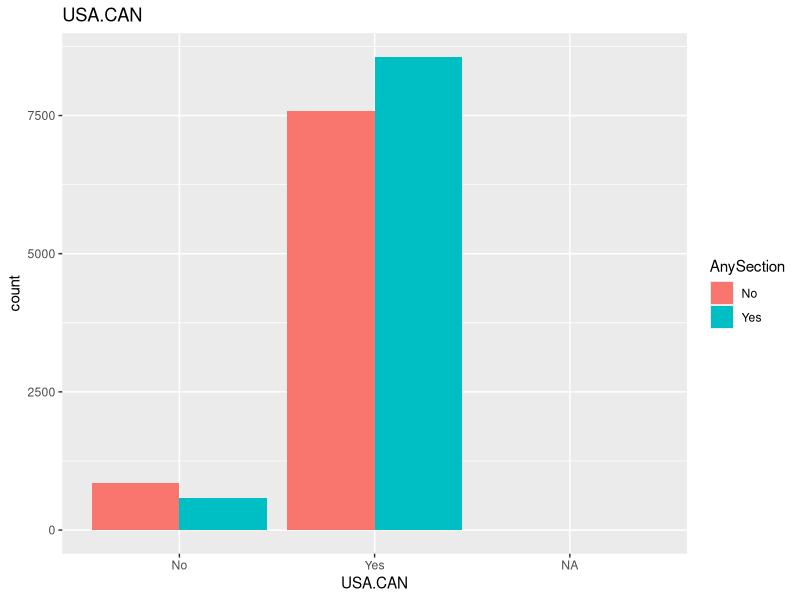
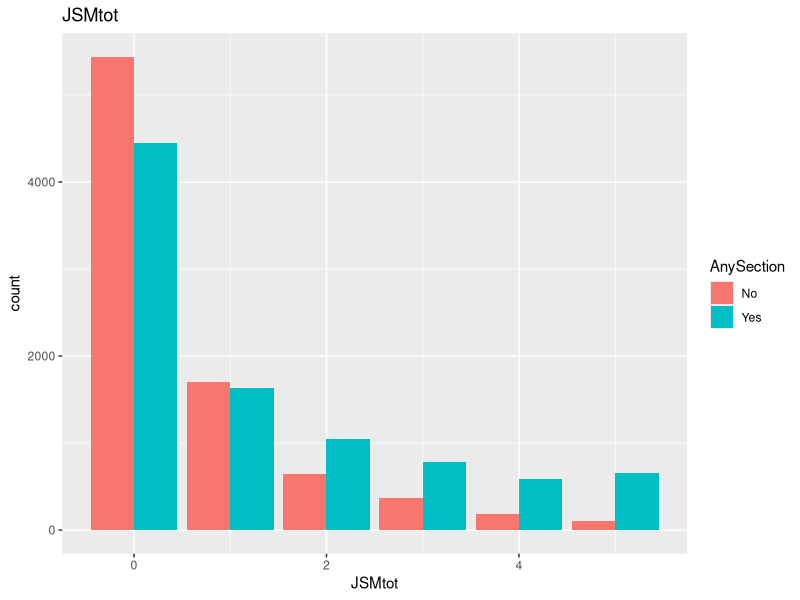
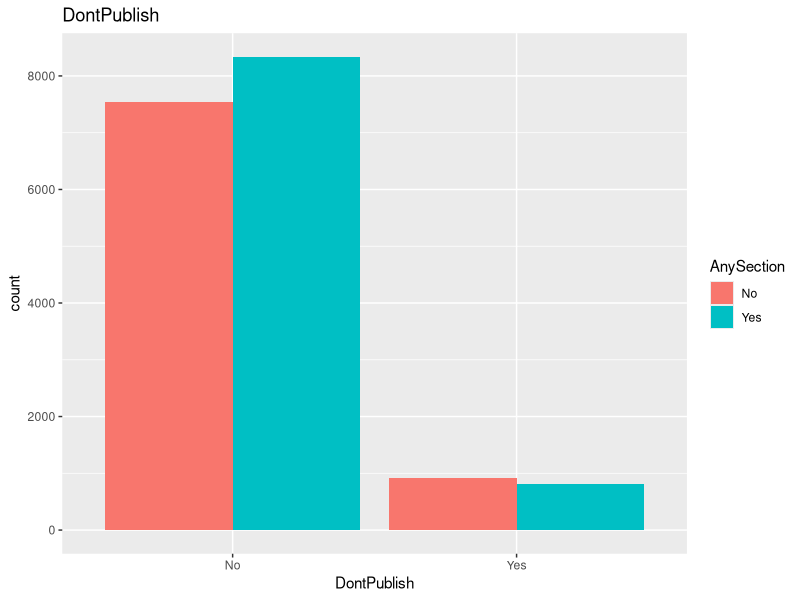
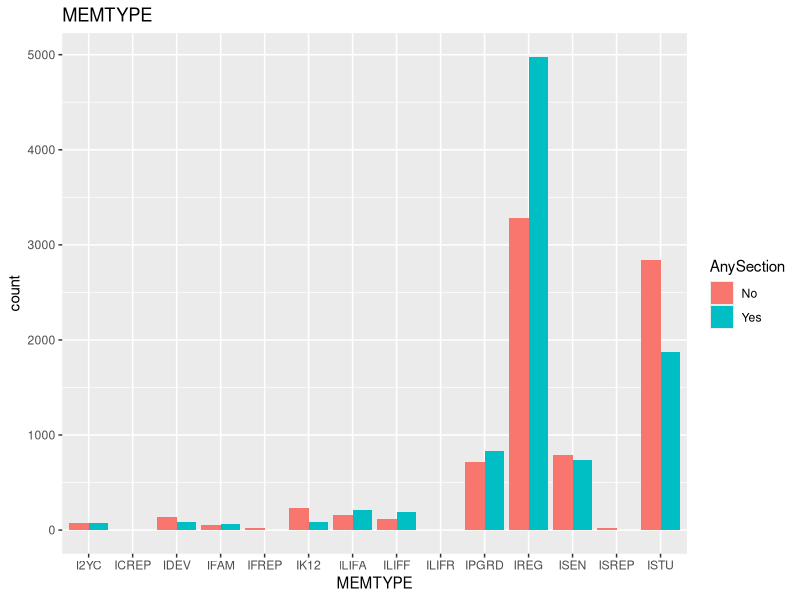
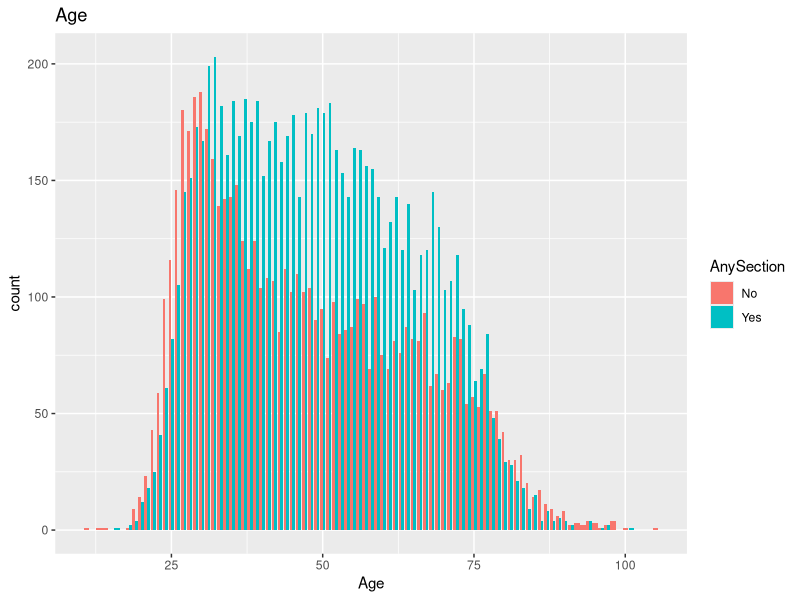
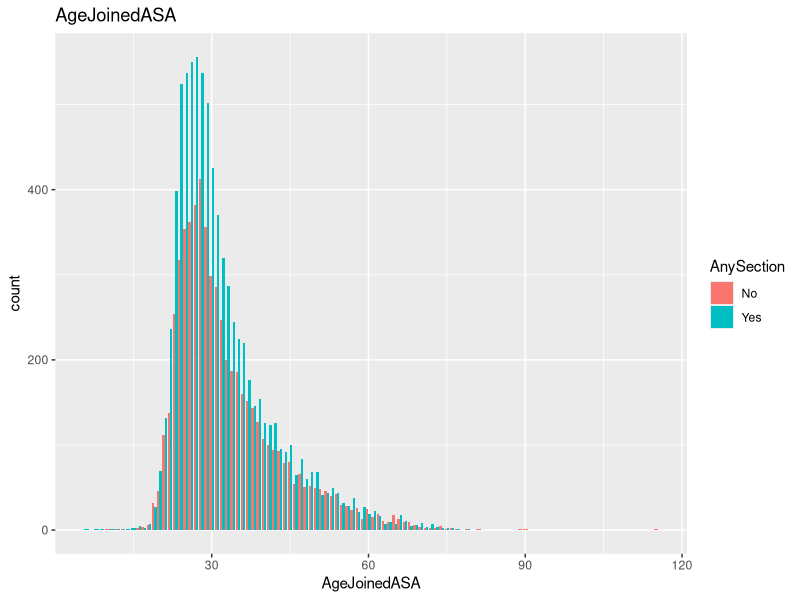
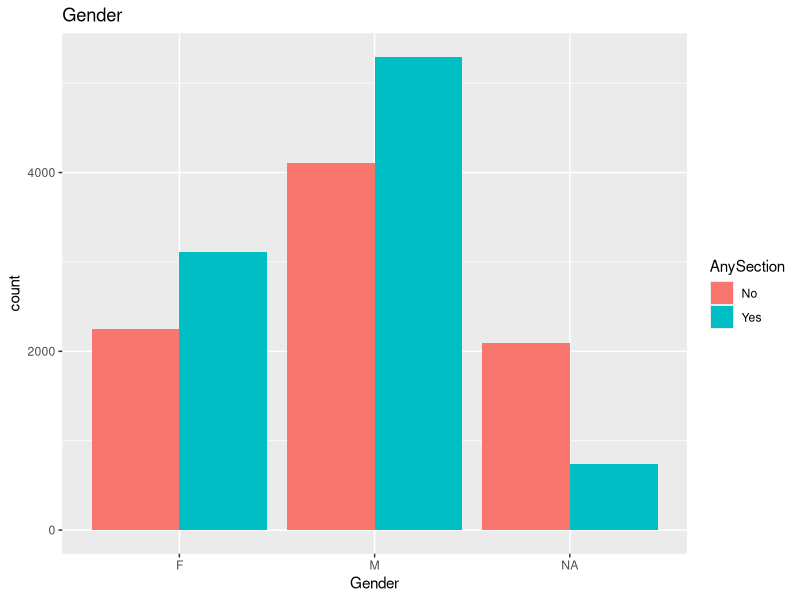
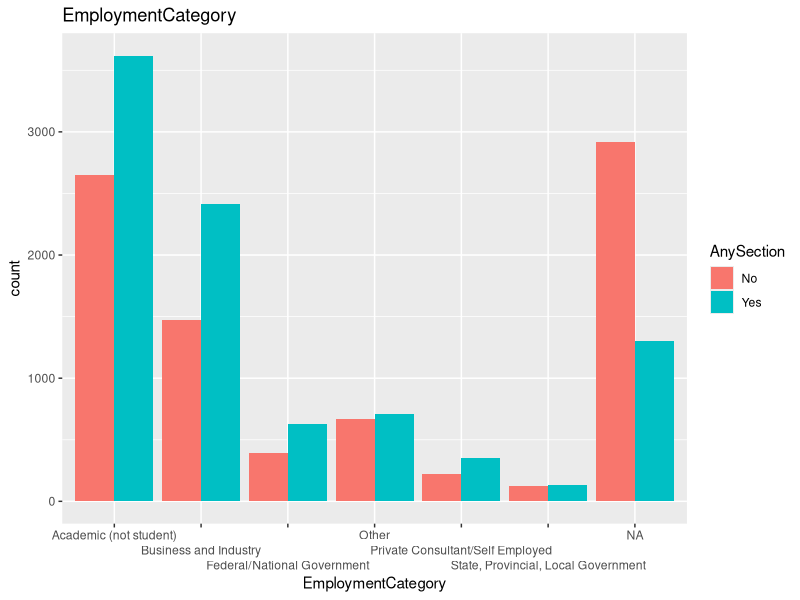

Reproduce these figures in R, in order. (Note: this script raises an error after producing the figures.)
## ---- chunk 1
library(tidyverse)
library(tidyverse)
library(dplyr)
library(ggplot2)
library(mice)
## ---- chunk 2
member = read_csv('data/member-data-2020-stat149.csv')
head(member)
## ---- chunk 3
dim(member)
## ---- chunk 4
summary(member)

## ---- chunk 5
member %>% 
  count(AnySection)
## ---- chunk 6
ggplot(member, aes(USA.CAN, fill = AnySection)) +     
   geom_bar(position = 'dodge')+ggtitle("USA.CAN") 

ggplot(member, aes(JSMtot, fill = AnySection)) +     
   geom_bar(position = 'dodge')+ggtitle("JSMtot") 

ggplot(member, aes(DontPublish, fill = AnySection)) +     
   geom_bar(position = 'dodge')+ggtitle("DontPublish") 

ggplot(member, aes(MEMTYPE, fill = AnySection)) +     
   geom_bar(position = 'dodge')+ggtitle("MEMTYPE") 

ggplot(member, aes(Age, fill = AnySection)) +     
   geom_bar(position = 'dodge')+ggtitle("Age") 

ggplot(member, aes(AgeJoinedASA, fill = AnySection)) +     
   geom_bar(position = 'dodge')+ggtitle("AgeJoinedASA") 

ggplot(member, aes(Gender, fill = AnySection)) +     
   geom_bar(position = 'dodge')+ggtitle("Gender") 

ggplot(member, aes(EmploymentCategory, fill = AnySection)) +     
   scale_x_discrete(guide = guide_axis(n.dodge=3))+
   geom_bar(position = 'dodge')+ggtitle("EmploymentCategory") 

ggplot(member, aes(InChapter, fill = AnySection)) +     
   geom_bar(position = 'dodge')+ggtitle("InChapter") 


## ---- chunk 7
member$AnySection = as.numeric(as.factor(member$AnySection))-1
member$DontPublish = as.numeric(as.factor(member$DontPublish))-1
member$MEMTYPE = as.numeric(as.factor(member$MEMTYPE))-1
member$InChapter = as.numeric(as.factor(member$InChapter))-1
member$P.SEC.BE = as.numeric(as.factor(member$P.SEC.BE))-1
member$P.SEC.BIOM = as.numeric(as.factor(member$P.SEC.BIOM))-1
member$P.SEC.BIOP = as.numeric(as.factor(member$P.SEC.BIOP))-1
member$P.SEC.CNSL = as.numeric(as.factor(member$P.SEC.CNSL))-1

member$P.SEC.COMP = as.numeric(as.factor(member$P.SEC.BIOM))-1
member$P.SEC.EDUC = as.numeric(as.factor(member$P.SEC.BIOP))-1
member$P.SEC.ENVR = as.numeric(as.factor(member$P.SEC.CNSL))-1
member$P.SEC.EPI = as.numeric(as.factor(member$P.SEC.BIOM))-1
member$P.SEC.GOVT = as.numeric(as.factor(member$P.SEC.BIOP))-1
member$P.SEC.GRPH = as.numeric(as.factor(member$P.SEC.CNSL))-1

member$P.SEC.HPSS = as.numeric(as.factor(member$P.SEC.BIOM))-1
member$P.SEC.MDD = as.numeric(as.factor(member$P.SEC.BIOP))-1
member$P.SEC.MHS = as.numeric(as.factor(member$P.SEC.CNSL))-1
member$P.SEC.MKTG = as.numeric(as.factor(member$P.SEC.BIOM))-1
member$P.SEC.NPAR = as.numeric(as.factor(member$P.SEC.BIOP))-1
member$P.SEC.QP = as.numeric(as.factor(member$P.SEC.CNSL))-1

member$P.SEC.SBSS = as.numeric(as.factor(member$P.SEC.BIOM))-1
member$P.SEC.SDNS= as.numeric(as.factor(member$P.SEC.BIOP))-1
member$P.SEC.SGG = as.numeric(as.factor(member$P.SEC.CNSL))-1
member$P.SEC.SI = as.numeric(as.factor(member$P.SEC.BIOM))-1
member$P.SEC.SIS = as.numeric(as.factor(member$P.SEC.BIOP))-1
member$P.SEC.SLDM = as.numeric(as.factor(member$P.SEC.CNSL))-1

member$P.SEC.SOC = as.numeric(as.factor(member$P.SEC.BIOM))-1
member$P.SEC.SPES= as.numeric(as.factor(member$P.SEC.BIOP))-1
member$P.SEC.SRMS = as.numeric(as.factor(member$P.SEC.CNSL))-1
member$P.SEC.SSPA = as.numeric(as.factor(member$P.SEC.BIOM))-1
member$P.SEC.TSHS = as.numeric(as.factor(member$P.SEC.BIOP))-1

## ---- chunk 8
# Business and Economics Statistics
## ---- chunk 9
member
## ---- chunk 10
sum(is.na(member$USA.CAN)) 
member$USA.CAN[is.na(member$USA.CAN)] = 'Yes'
# any better way to convert yes/no to 1/0 ??
member$USA.CAN = as.numeric(as.factor(member$USA.CAN))-1
member %>% 
  count(USA.CAN)
## ---- chunk 11
sum(is.na(member$Gender)) 
sum(is.na(member$EmploymentCategory))
## ---- chunk 12
md.pattern(member)
## ---- chunk 13
imp <- mice(member, method = "pmm", m = 5, maxit = 50, printFlag = FALSE)
member.imp <- complete(imp)
summary(member.imp)
## ---- chunk 14
member.na <-na.convert.mean(member)

## ---- chunk 15
summary(member.imp)
## ---- chunk 16
lm.vif <- lm(AnySection ~ Age, data = member)
car::vif(lm.vif)
